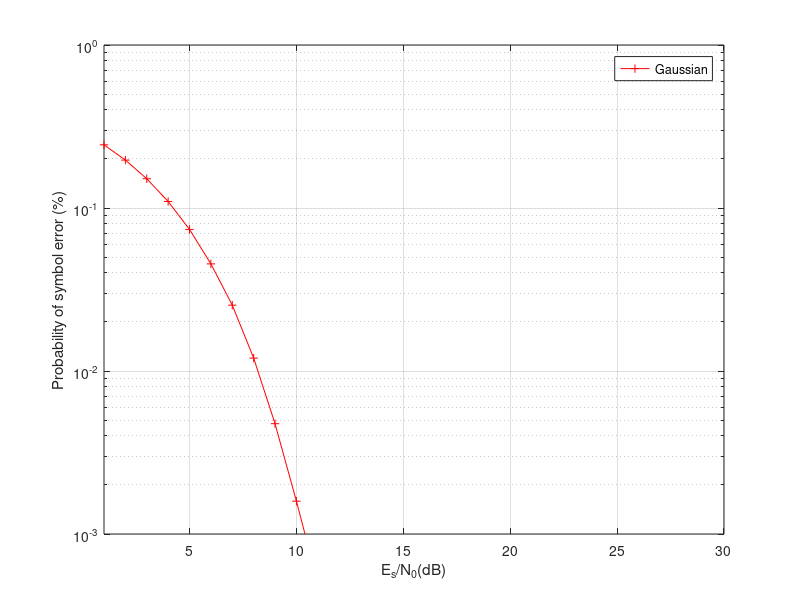

Here is the MATLAB script that generated this plot:
% 1. Gaussian channel
clear
clc

N = 100000; % number of symbols
Es_N0 = 0: 1: 30; % dB

% generate N symbols in QPSK (real + i*image) 
% (1 + i), (1 - i), (-1 + i), (-1 - i)
Tx = (2 * (rand(1,N) > 0.5) - 1) + j * (2 * (rand(1,N) > 0.5) - 1);
Tx_normal = Tx/sqrt(2); % normalize transmission signal

n = (randn(1,N) + j*randn(1,N))/sqrt(2); % white gaussian noise

Rx_output = zeros(1, length(Es_N0));
P_s = zeros(1, length(Es_N0)); % probability of symbol error

for i = 1: length(Es_N0)
    
    Rx = Tx_normal * 10^(Es_N0(i)/20) + n; % received signal after adding AWGN
    
    Rx_re = real(Rx); % real
    Rx_im = imag(Rx); % image
    
    Rx_output(find(Rx_re < 0 & Rx_im < 0)) = -1 - j;
    Rx_output(find(Rx_re < 0 & Rx_im > 0)) = -1 + j;
    Rx_output(find(Rx_re > 0 & Rx_im < 0)) = 1 - j;
    Rx_output(find(Rx_re > 0 & Rx_im > 0)) = 1 + j;
    
    count_err = size(find(Tx - Rx_output), 2);
    P_s(i) = count_err/N;
end
figure(1)
semilogy(Es_N0, P_s, '-r+');
grid on
xlabel('E_s/N_0(dB)')
ylabel('Probability of symbol error (%)')
hold off
legend('Gaussian')
axis([1 30 10^-3 1])


